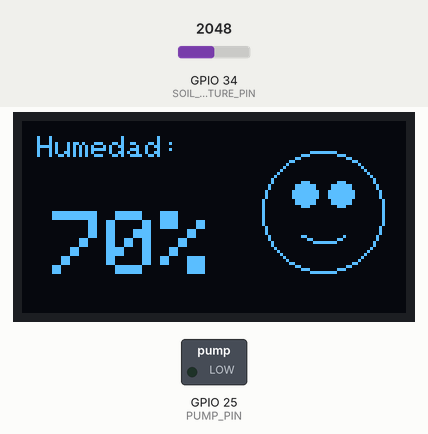
Recording of a sketch running on a simulated ESP32. Shown: 128×64 one-colour display, switched loads named in the sketch (green lamp = pin HIGH). The test bench sets the inputs (shaded band); at power-on: GPIO 34 (SOIL_MOISTURE_PIN) = 2048. WiFi joins after 1.5 s; servers stay silent unless stated; uploads are accepted with an empty reply; web services answer with replies made up by the test bench; what the sketch prints to the serial monitor is not drawn.

Above: at 2.7 s.
2.8 s: GPIO 34 (SOIL_MOISTURE_PIN) set to 3167
At 4.8 s:
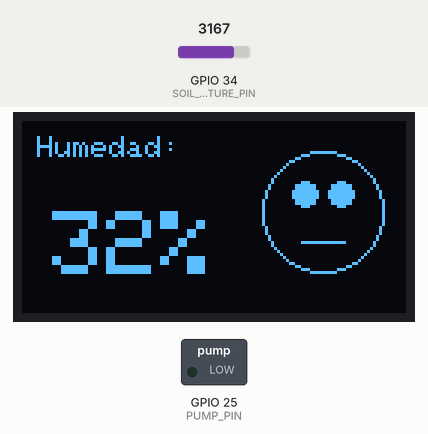
5.5 s: GPIO 34 (SOIL_MOISTURE_PIN) set to 3265
At 7.3 s:
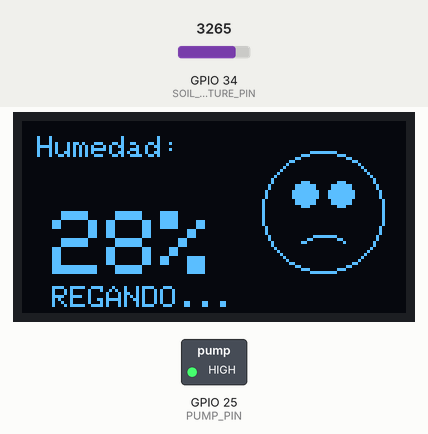
8.2 s: GPIO 34 (SOIL_MOISTURE_PIN) set to 3603
At 11.0 s:
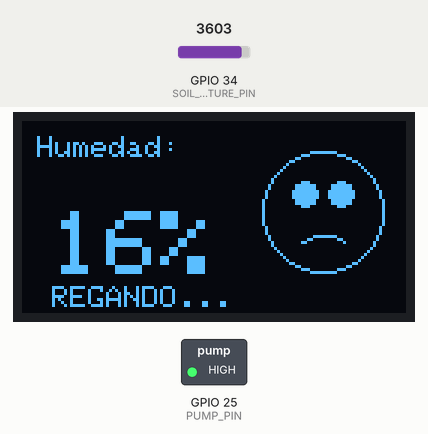
11.5 s: GPIO 34 (SOIL_MOISTURE_PIN) set to 2866
At 13.5 s:
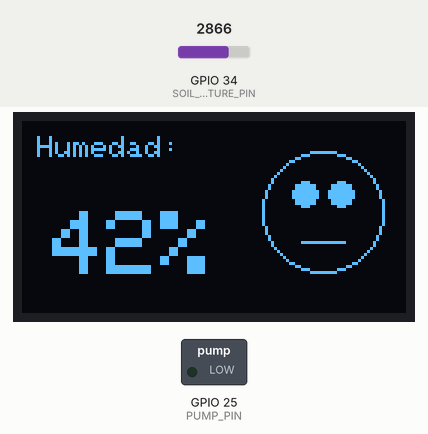
14.2 s: GPIO 34 (SOIL_MOISTURE_PIN) set to 2783
At 17.2 s:
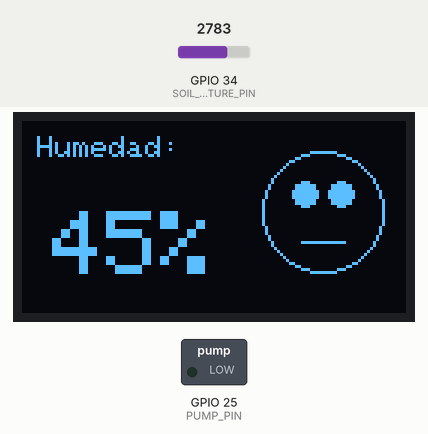
Timing chart, 0 to 18.6 s (numbered marks = the images above; inputs shaded):
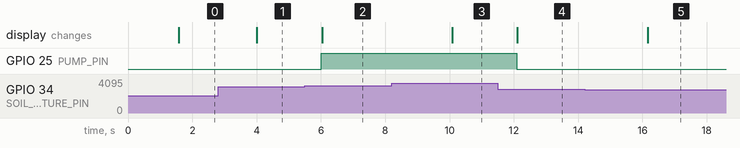

Measured:
- the behaviour switches between 3226 and 3227 on GPIO 34 (SOIL_MOISTURE_PIN) (found by bisection; images 1 and 2)
- the behaviour switches between 2851 and 2850 on GPIO 34 (SOIL_MOISTURE_PIN) (found by bisection; images 4 and 5)
- after the input at 2.8 s, the display: changes after 1.2 s (image 1)
- after the input at 5.5 s, GPIO 25 (PUMP_PIN): LOW → HIGH after 0.51 s; the display: changes after 0.54 s (image 2)
- after the input at 8.2 s, the display: changes after 1.9 s (image 3)
- after the input at 11.5 s, GPIO 25 (PUMP_PIN): HIGH → LOW after 0.59 s; the display: changes after 0.61 s (image 4)
- after the input at 14.2 s, the display: changes after 2.0 s (image 5)

The sketch:

Codigo_ESP32.ino
```cpp
#include <WiFi.h>
#include <HTTPClient.h>
#include <Wire.h>
#include <Adafruit_GFX.h>
#include <Adafruit_SSD1306.h>

const char* ssid = "YOUR_SSID";
const char* password = "YOUR_PASSWORD";
const char* thingSpeakKey = "YOUR_KEY";
const char* scriptURL = "YOUR_URL";

#define SCREEN_WIDTH 128
#define SCREEN_HEIGHT 64
#define OLED_RESET -1
Adafruit_SSD1306 display(SCREEN_WIDTH, SCREEN_HEIGHT, &Wire, OLED_RESET);

#define SOIL_MOISTURE_PIN 34
#define PUMP_PIN 25

unsigned long lastCloudTime = 0;
const unsigned long cloudInterval = 60000;

void drawFace(int x, int y, int mood) {
  display.drawCircle(x, y, 20, SSD1306_WHITE);
  display.fillCircle(x - 6, y - 6, 4, SSD1306_WHITE);
  display.fillCircle(x + 6, y - 6, 4, SSD1306_WHITE);

  if (mood == 1) { // 😊 Feliz
    display.drawLine(x - 7, y + 8, x - 3, y + 10, SSD1306_WHITE);
    display.drawLine(x - 3, y + 10, x + 3, y + 10, SSD1306_WHITE);
    display.drawLine(x + 3, y + 10, x + 7, y + 8, SSD1306_WHITE);
  } else if (mood == 0) { // 😐 Neutral
    display.drawLine(x - 7, y + 10, x + 7, y + 10, SSD1306_WHITE);
  } else { // ☹️ Triste
    display.drawLine(x - 7, y + 10, x - 3, y + 8, SSD1306_WHITE);
    display.drawLine(x - 3, y + 8, x + 3, y + 8, SSD1306_WHITE);
    display.drawLine(x + 3, y + 8, x + 7, y + 10, SSD1306_WHITE);
  }
}

void setup() {
  Serial.begin(115200);
  pinMode(SOIL_MOISTURE_PIN, INPUT);
  pinMode(PUMP_PIN, OUTPUT);
  digitalWrite(PUMP_PIN, LOW);

  if (!display.begin(SSD1306_SWITCHCAPVCC, 0x3C)) {
    for (;;);
  }

  display.clearDisplay();
  display.setTextSize(1);
  display.setTextColor(SSD1306_WHITE);
  display.setCursor(5, 10);
  display.print("Smart Plant UNSA");
  display.display();

  WiFi.begin(ssid, password);
  while (WiFi.status() != WL_CONNECTED) {
    delay(500);
    Serial.print(".");
  }
  Serial.println("\nWiFi Conectado");
}

void loop() {
  int moistureValue = analogRead(SOIL_MOISTURE_PIN);
  int percentage = map(moistureValue, 4095, 1200, 0, 100);
  percentage = constrain(percentage, 0, 100);

  display.clearDisplay();
  display.setTextSize(1);
  display.setCursor(5, 5);
  display.print("Humedad:");

  display.setTextSize(3);
  display.setCursor(10, 30);
  display.print(percentage);
  display.print("%");

  if (percentage > 60) {
    drawFace(100, 30, 1);
    digitalWrite(PUMP_PIN, LOW);
  } else if (percentage >= 30) {
    drawFace(100, 30, 0);
    digitalWrite(PUMP_PIN, LOW);
  } else {
    drawFace(100, 30, -1);
    digitalWrite(PUMP_PIN, HIGH);
    display.setTextSize(1);
    display.setCursor(10, 55);
    display.print("REGANDO...");
  }

  display.display();

  if (millis() - lastCloudTime >= cloudInterval || lastCloudTime == 0) {
    if (WiFi.status() == WL_CONNECTED) {
      HTTPClient http;

      // Enviar a ThingSpeak (Tu línea original)
      http.begin("http://api.thingspeak.com/update?api_key=" + String(thingSpeakKey) + "&field1=" + String(percentage));
      http.GET();
      http.end();

      // 2. Google Sheets (CORREGIDO PARA QUE LLEGUE YA)
      HTTPClient httpG;
      String urlGoogle = String(scriptURL) + "?valor=" + String(percentage);
      httpG.begin(urlGoogle);
      httpG.setFollowRedirects(HTTPC_STRICT_FOLLOW_REDIRECTS);

      int httpCodeG = httpG.GET(); // Esto dispara el envío
      Serial.print("Respuesta Excel: ");
      Serial.println(httpCodeG);

      httpG.end();

      lastCloudTime = millis(); // Reinicia el reloj de 1 minuto
    }
  }

  delay(2000);
}
```
